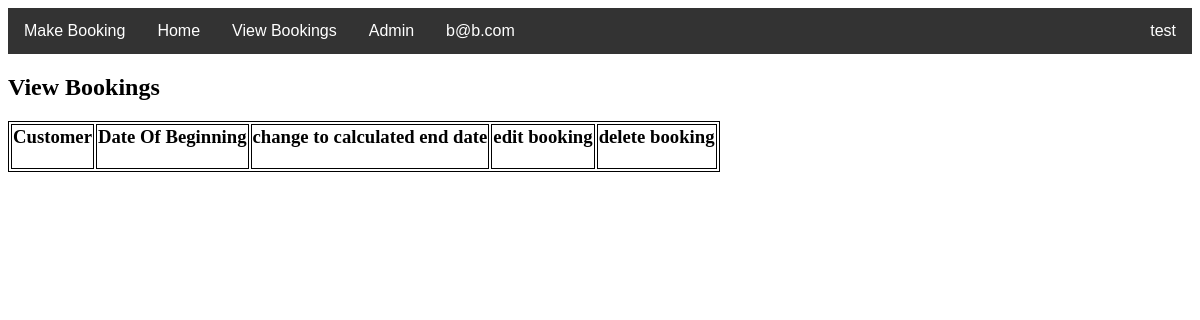
The page /ParkEasy/view-bookings/ (signed in) on the database as committed earlier.
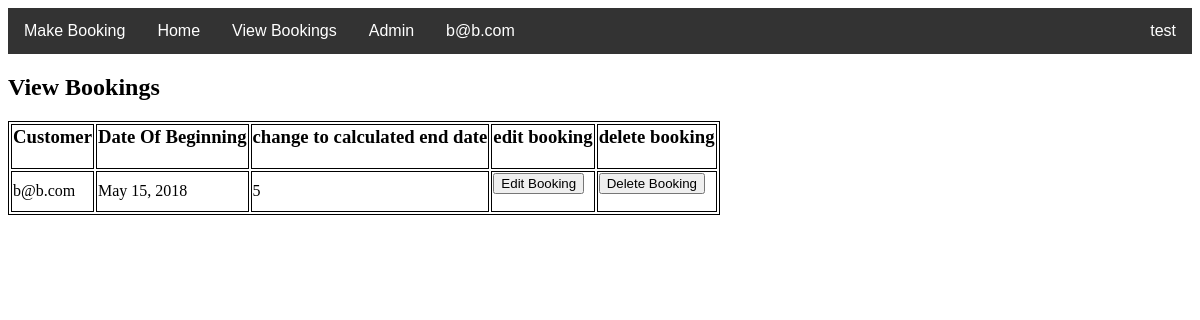
The same page on the database as committed later.
### ParkEasy/models.py (models this page shows, shortened)
class Booking(models.Model):
    customer = models.ForeignKey(Customer, on_delete=models.CASCADE)
    prices = models.ForeignKey(Prices, on_delete=models.CASCADE, default=1)
    booking_date = models.DateField(default=timezone.now)
    booking_length = models.IntegerField(default=0)

class Customer(AbstractUser):
    password = models.TextField(max_length=100, default="")
    email = models.EmailField(max_length=100, default="", unique=True)
    is_staff = models.BooleanField(
        default=False,
        help_text='Designates whether the user can log into this site.',
    )
    address_line1 = models.CharField(max_length=100)
    address_line2 = models.CharField(max_length=100)
    postcode = models.CharField(max_length=16)
    tel_no = models.CharField(max_length=20)
    username = None
    USERNAME_FIELD = 'email'
    REQUIRED_FIELDS = []
    objects = UserManager()
    def get_username(self):
        return self.email

### ParkEasy/views.py (the view)
# urls.py: path('view-bookings/', view_bookings, name="view-bookings"),
def view_bookings(request):
    query_results = Booking.objects.filter(customer=request.user)
    context = {"query_results": query_results}
    return render(request, 'view-bookings.html', context)

### templates/view-bookings.html (shortened to what this page needs)
{% extends 'base.html' %}
{% load static %}
{% block content %}
  <h2>View Bookings</h2>
  <p>
    <table>
        <tr>
            <th><h3>Customer</h3></th>
            <th><h3>Date Of Beginning</h3></th>
            <th><h3>change to calculated end date</h3></th>
            <th><h3>edit booking</h3></th>
            <th><h3>delete booking</h3></th>
        </tr>
 {% for item in query_results %}
        <tr>
            <td>
                {{ item.customer }}
            </td>
            <td>
                {{ item.booking_date }}
            </td>
            <td>
                {{ item.booking_length }}
            </td>
            <td>
            <form action = "{% url 'edit-form' id=item.id %}" method = "POST">
                <input type="submit" name="edit-form" formmethod="post" Value="Edit Booking">
            </form>
            </td>
            <td>
                <form action = "{% url 'delete-booking' id=item.id %}" method = "POST">
                    <input type="submit" name="delete-booking" formmethod="post" Value="Delete Booking">
                </form>
            </td>
{% endfor %}
        </tr>
</table>
</p>
{% endblock %}

Rows that differ between the two databases and show on the page:
added Booking: customer "b@b.com", booking_date "May 15, 2018", booking_length "5"
